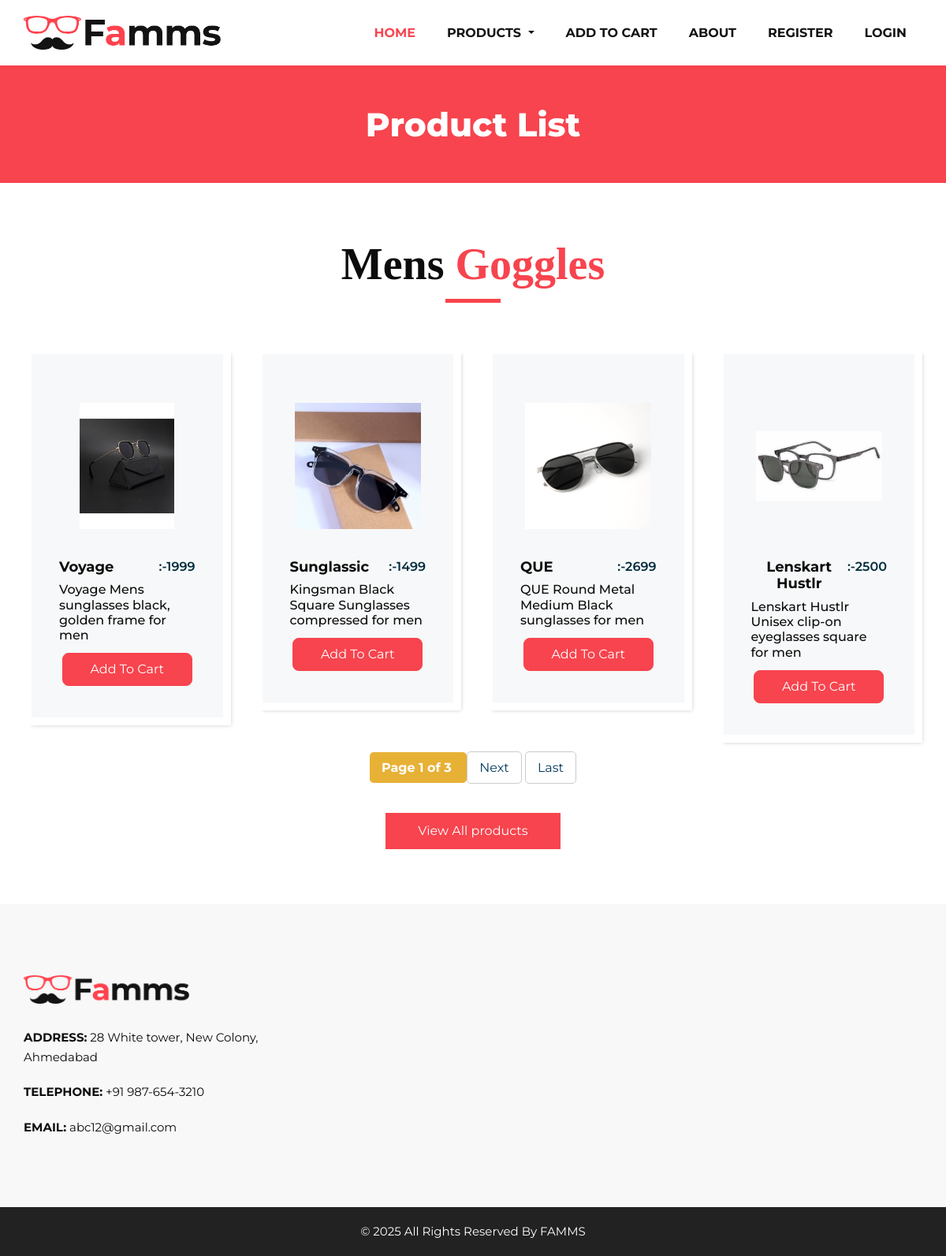
The app's page /men/ with its own data.
### service/models.py (models this page shows)
class mens(models.Model):
    mname=models.CharField(max_length=100)
    mimage=models.ImageField(default='defult.png')
    mprice=models.IntegerField(default=0)
    mdescriptions=models.CharField(max_length=500,null=True)

### patel_brand/views.py (the view)
# urls.py: path('men/',views.men),
def men(request):
    mencategory=mens.objects.all()
    paginator = Paginator(mencategory,4)
    page_number = request.GET.get('page')
    page_obj = paginator.get_page(page_number)
    mendata={
        'mencategory':mencategory,
        'page_obj':page_obj,
    }
    return render(request,'men.html',mendata)

### template/men.html (shortened to what this page needs)
{% extends "base.html" %}
{% block content %}
      <section class="inner_page_head">
         <div class="container_fuild">
            <div class="row">
               <div class="col-md-12">
                  <div class="full">
                     <h3>Product List</h3>
                  </div>
               </div>
            </div>
         </div>
      </section>
      <section class="product_section layout_padding">
         <div class="container">
            <div class="heading_container heading_center">
               <h2>
                  Mens <span>Goggles</span>
               </h2>
            </div>
            <div class="row">
               {% for i in page_obj %}
               <div class="col-sm-6 col-md-4 col-lg-3">
                  <div class="box">
                     <div class="img-box">
                        <img src="/media/{{i.mimage}}" alt="">
                     </div>
                     <div class="detail-box">
                        <h5>
                           {{i.mname}}
                        </h5>
                        <h6>
                          :-{{i.mprice}}
                        </h6>
                     </div>
                     <h6>
                        {{i.mdescriptions}}
                     </h6>
                     <div class="options">
                           <a href="{% url 'addtocart' i.id 'Mens' %}" class="option1">Add To Cart</a>
                     </div>
                  </div>
               </div>
               {% endfor %}
            </div>
<div class="pagination">
    <span class="step-links">
        <span class="current">
            Page {{ page_obj.number }} of {{ page_obj.paginator.num_pages }}
        </span>
        {% if page_obj.has_next %}
            <a href="?page={{ page_obj.next_page_number }}">Next</a>
            <a href="?page={{ page_obj.paginator.num_pages }}">Last</a>
        {% endif %}
    </span>
</div>
            <div class="btn-box">
               <a href="/product">
               View All products
               </a>
            </div>
         </div>
      </section>
{% endblock %}

### static/css/style.css (style rules this page uses)
* { box-sizing: border-box; }
body { font-family: 'Montserrat', sans-serif; color: #0c0c0c; background-color: #ffffff; overflow-x: hidden; }
.layout_padding { padding: 70px 0; }
h1, h2 { font-family: 'Playfair Display', serif; }
.heading_container { display: -webkit-box; display: -ms-flexbox; display: flex; -webkit-box-orient: vertical; -webkit-box-direction: normal; -ms-flex-direction: column; flex-direction: column; -webkit-box-align: start; -ms-flex-align: start; align-items: flex-start; }
.heading_container h2 { position: relative; margin-bottom: 0; font-size: 3.5rem; font-weight: bold; }
.heading_container h2::after { content: ""; display: block; width: 70px; height: 5px; background: #f7444e; margin: 10px auto 10px; }
.heading_container h2 span { color: #f7444e; }
.heading_container.heading_center { -webkit-box-align: center; -ms-flex-align: center; align-items: center; text-align: center; }
a, a:hover, a:focus { text-decoration: none; }
.product_section .heading_container { margin-bottom: 20px; }
.product_section .box { position: relative; margin-top: 25px; padding: 35px 35px; background-color: #f7f8f9; -webkit-transition: all .3s; transition: all .3s; overflow: hidden; box-shadow: 5px 5px 5px -5px rgba(0,0,0,.2); border: solid #fff 10px; }
.product_section .box .img-box { display: -webkit-box; display: -ms-flexbox; display: flex; -webkit-box-pack: center; -ms-flex-pack: center; justify-content: center; -webkit-box-align: center; -ms-flex-align: center; align-items: center; height: 215px; }
.product_section .box .img-box img { max-width: 100%; max-height: 160px; -webkit-transition: all .3s; transition: all .3s; }
.product_section .box .detail-box { text-align: center; display: -webkit-box; display: -ms-flexbox; display: flex; -webkit-box-pack: justify; -ms-flex-pack: justify; justify-content: space-between; }
.product_section .box .detail-box h5 { font-size: 18px; margin-top: 10px; }
.product_section .box .detail-box h6 { margin-top: 10px; color: #002c3e; font-weight: 600; }
.product_section .options { display: -webkit-box; display: -ms-flexbox; display: flex; -webkit-box-orient: vertical; -webkit-box-direction: normal; -ms-flex-direction: column; flex-direction: column; -webkit-box-align: center; -ms-flex-align: center; align-items: center; }
.product_section .options a { display: inline-block; padding: 8px 15px; border-radius: 8px; width: 165px; text-align: center; -webkit-transition: all .3s; transition: all .3s; margin: 5px 0; }
.product_section .options .option1 { background-color: #f7444e; border: 1px solid #f7444e; color: #ffffff; }
.product_section .btn-box { display: -webkit-box; display: -ms-flexbox; display: flex; -webkit-box-pack: center; -ms-flex-pack: center; justify-content: center; margin-top: 45px; }
.product_section .btn-box a { display: inline-block; padding: 10px 40px; background-color: #f7444e; border: 1px solid #f7444e; color: #ffffff; border-radius: 0; -webkit-transition: all 0.3s; transition: all 0.3s; }
.detail-box h5 { font-size: 21px; font-weight: 700; }
.inner_page_head { background: #f7444e; text-align: center; color: #fff; padding-top: 50px; padding-bottom: 40px; }
.inner_page_head h3 { font-size: 42px; font-weight: 800; }
.pagination { display: flex; justify-content: center; align-items: center; margin: 20px 0; gap: 10px; }
.pagination .step-links a, .pagination .current { padding: 10px 15px; text-decoration: none; border: 1px solid #ccc; border-radius: 5px; color: #053a5d; transition: background 0.3s ease, color 0.3s ease; }
.pagination .current { background:#e7b136; color: white; font-weight: bold; pointer-events: none; border: none; }

### static/css/responsive.css (style rules this page uses)
@media (min-width: 1200px) { .container { max-width: 1170px; } }

### records on screen
mens: mimage (picture), mname "Voyage", mprice "1999", mdescriptions "Voyage Mens sunglasses black, golden frame for men"
mens: mimage (picture), mname "Sunglassic", mprice "1499", mdescriptions "Kingsman Black Square Sunglasses compressed for men"
mens: mimage (picture), mname "QUE", mprice "2699", mdescriptions "QUE Round Metal Medium Black sunglasses for men"
mens: mimage (picture), mname "Lenskart Hustlr", mprice "2500", mdescriptions "Lenskart Hustlr Unisex clip-on eyeglasses square for men"

### other values on screen
{{ page_obj.number }} "1"
{{ page_obj.paginator.num_pages }} "3"
